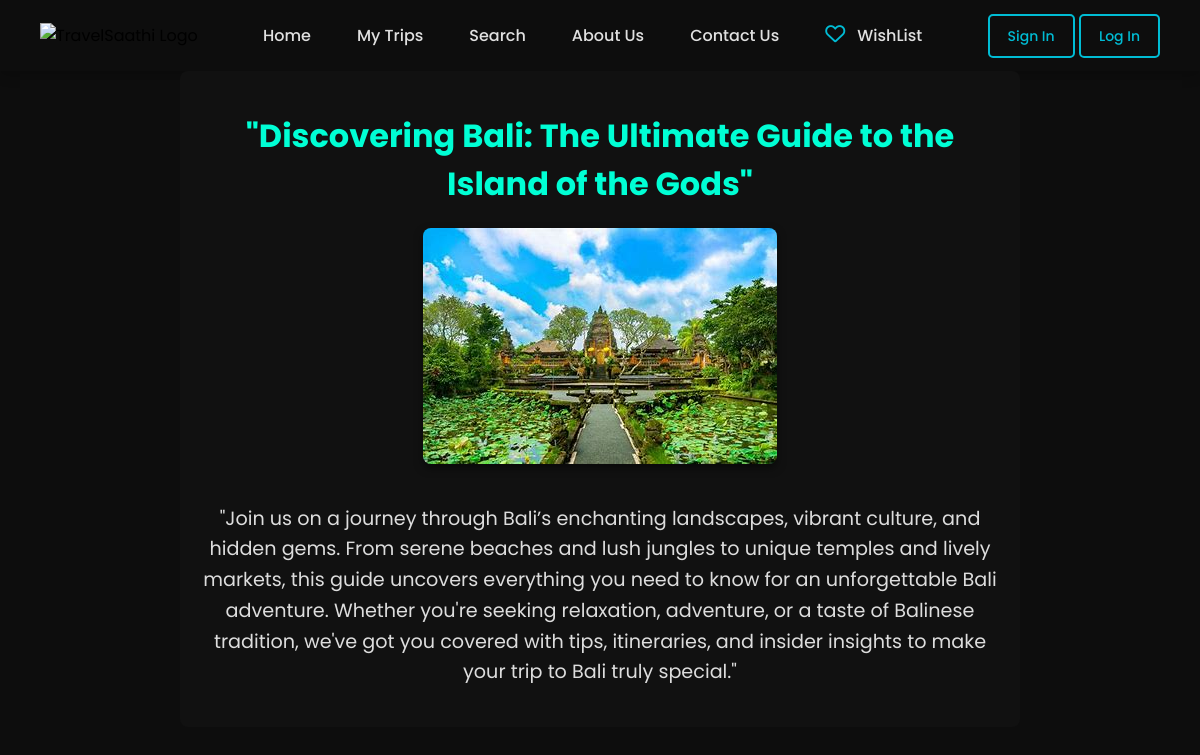
The app's page /Php/description.php?id=5 with its own data.
### tables this page shows
CREATE TABLE `blogs_and_vlogs` (
  `id` int(11) NOT NULL,
  `email` varchar(255) NOT NULL,
  `title` varchar(255) NOT NULL,
  `description` text NOT NULL,
  `image_path` varchar(255) NOT NULL,
  `video_path` varchar(255) NOT NULL,
  `type` enum('blog','vlog') NOT NULL
);

### Php/description.php (the view, shortened to what this page needs)
<!DOCTYPE html>
<head>
    <link rel="stylesheet" href="../CSS/description.css">
</head>
<?php
include "db_connect.php";
include "header.php";
$id = isset($_GET['id']) ? intval($_GET['id']) : 0;
$sql = "SELECT title, description, image_path FROM blogs_and_vlogs WHERE id = ?";
$stmt = $conn->prepare($sql);
$stmt->bind_param("i", $id);
$stmt->execute();
$result = $stmt->get_result();
if ($result->num_rows > 0) {
    $row = $result->fetch_assoc();
    echo '<section-description>';
    echo '<h1>' . htmlspecialchars($row['title']) . '</h1>';
    echo '<img src="' . htmlspecialchars($row['image_path']) . '" alt="' . htmlspecialchars($row['title']) . '">';
    echo '<p>' . htmlspecialchars($row['description']) . '</p>';
} else {
    echo "<p>Blog or vlog not found.</p>";
}
?>

### Php/header.php (shortened to what this page needs)
<!DOCTYPE html>
<html lang="en">
<head>
    <link rel="stylesheet" href="https://cdnjs.cloudflare.com/ajax/libs/font-awesome/6.0.0-beta3/css/all.min.css">
    <link rel="stylesheet" href="../CSS/header.css">
</head>
<body>
    <header class="header">
        <div class="logo">
            <img src="images/Final LOGO(1)(1).png" alt="TravelSaathi Logo">
        </div>
        <nav class="nav-links">
            <a href="index.php">Home</a>
            <a href="my_trips.php">My Trips</a>
            <a href="listed_packages.php">Search</a>
            <a href="aboutus.php">About Us</a>
            <a href="contactus.php">Contact Us</a>
            <a href="wishlist.php">
                <i class="far fa-heart"></i> WishList
            </a>
        </nav>
        <?php if (isset($_SESSION['loggedin']) && $_SESSION['loggedin'] === true): ?>
            <div class="user-container">
                <img src="images/1.jpg" alt="User Profile Picture" class="user-profile-pic">
                <span><?php echo htmlspecialchars($_SESSION['user_email']); ?></span>
                <a href="logout.php" class="sign-in-btn hollow-btn">Logout</a>
            </div>
        <?php else: ?>
            <div class="auth-buttons">
                <a href="signup.php" class="sign-in-btn hollow-btn">Sign In</a>
                <a href="login.php" class="sign-in-btn hollow-btn">Log In</a>
            </div>
        <?php endif; ?>
    </header>
</body>
</html>

### CSS/CSS/description.css (style rules this page uses)
section-description { display: flex; flex-direction: column; align-items: center; background-color: #111; color: #fff; padding: 20px; max-width: 800px; margin: auto; border-radius: 8px; }
section-description h1 { font-size: 2em; color: #00ffd5; text-align: center; margin-bottom: 20px; }
section-description img { max-width: 100%; height: auto; border-radius: 8px; box-shadow: 0 4px 8px rgba(0, 0, 0, 0.5); margin-bottom: 20px; }
section-description p { font-size: 1.2em; line-height: 1.6; color: #ddd; text-align: center; }

### CSS/CSS/header.css (style rules this page uses)
body { margin: 0; padding: 0; font-family: 'Poppins', sans-serif; background-color: #0d0d0d; }
.header { display: flex; justify-content: space-between; align-items: center; padding: 15px 40px; background-color: #0d0d0d; box-shadow: 0 4px 12px rgba(0, 0, 0, 0.2); }
.logo img { width: 150px; }
.nav-links { display: flex; gap: 30px; }
.nav-links a { text-decoration: none; color: #e0e0e0; font-size: 16px; font-weight: 500; transition: color 0.3s ease-in-out; padding: 8px; }
.far.fa-heart { color: #00bcd4; font-size: 20px; margin-right: 8px; }
.hollow-btn { padding: 10px 18px; background-color: transparent; border: 2px solid #00bcd4; color: #00bcd4; text-decoration: none; border-radius: 5px; font-size: 14px; font-weight: 500; transition: background-color 0.3s ease-in-out, color 0.3s ease-in-out; }

### records on screen
blogs_and_vlogs: title "\"Discovering Bali: The Ultimate Guide to the Island of the Gods\"", image_path (picture), description "\"Join us on a journey through Bali’s enchanting landscapes, vibrant culture, and hidden gems. From serene beaches and lush jungles to unique temples and lively markets, this guide uncovers everything you need to know for an unforgettable Bali adventure. Whether you're seeking relaxation, adventure, or a taste of Balinese tradition, we've got you covered with tips, itineraries, and insider insights to make your trip to Bali truly special.\""
